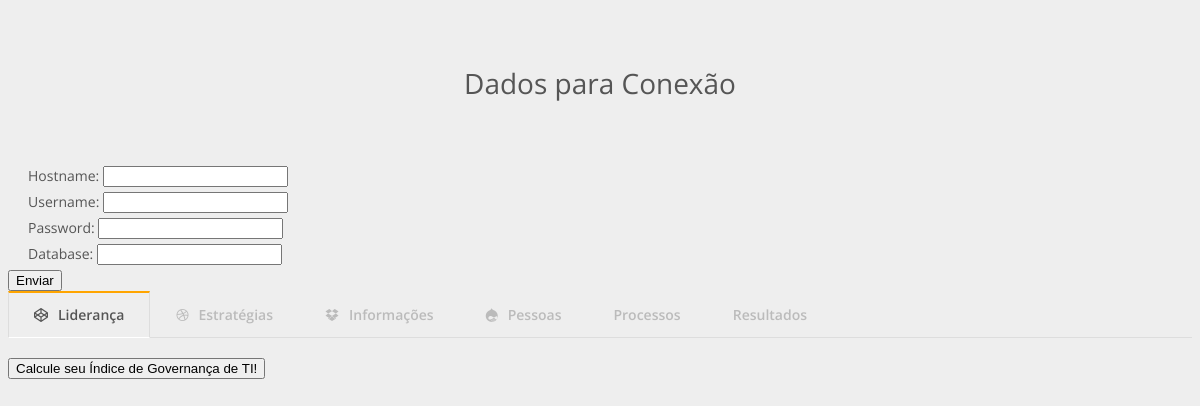
The app's page /index_new.php, older data.
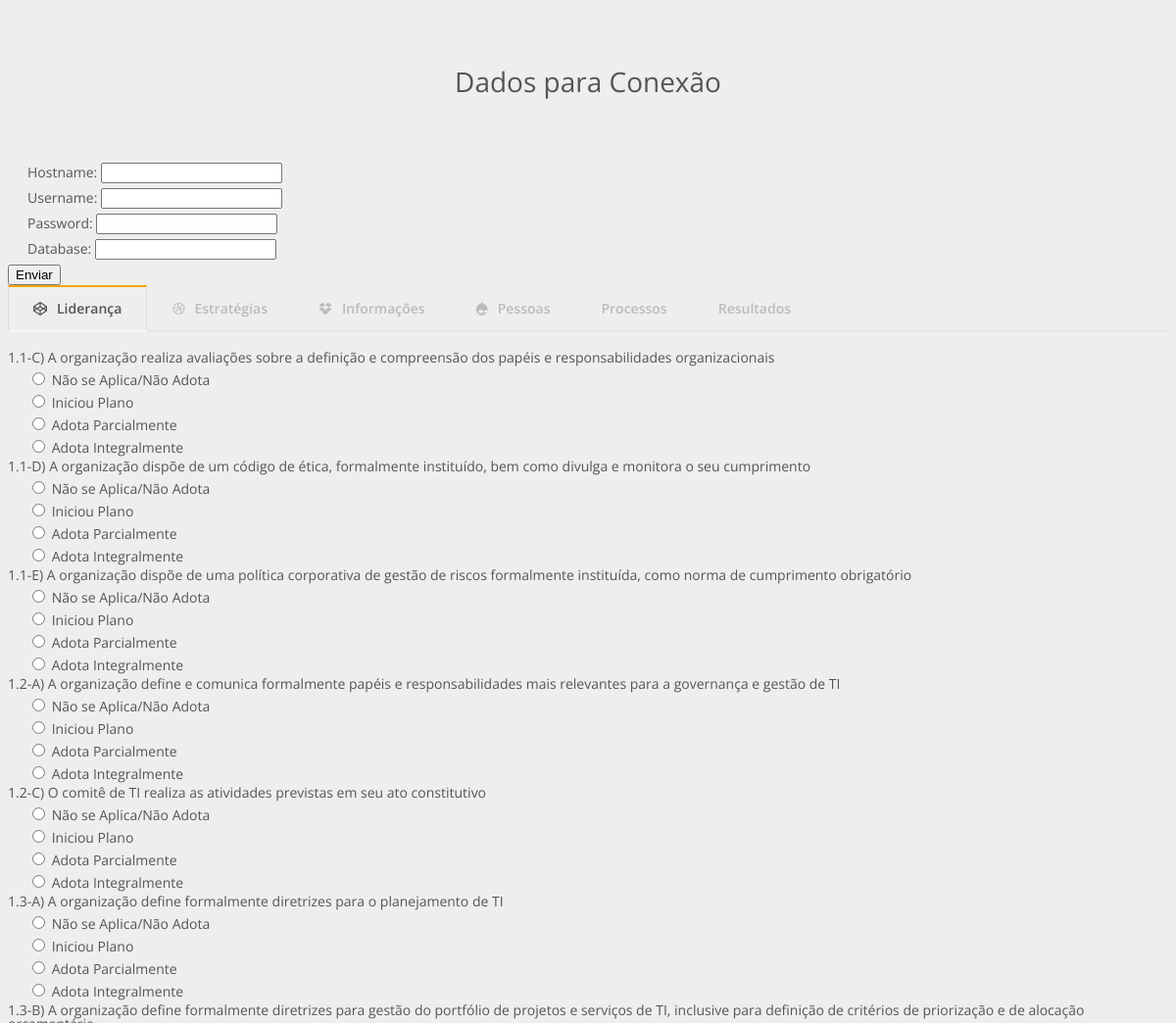
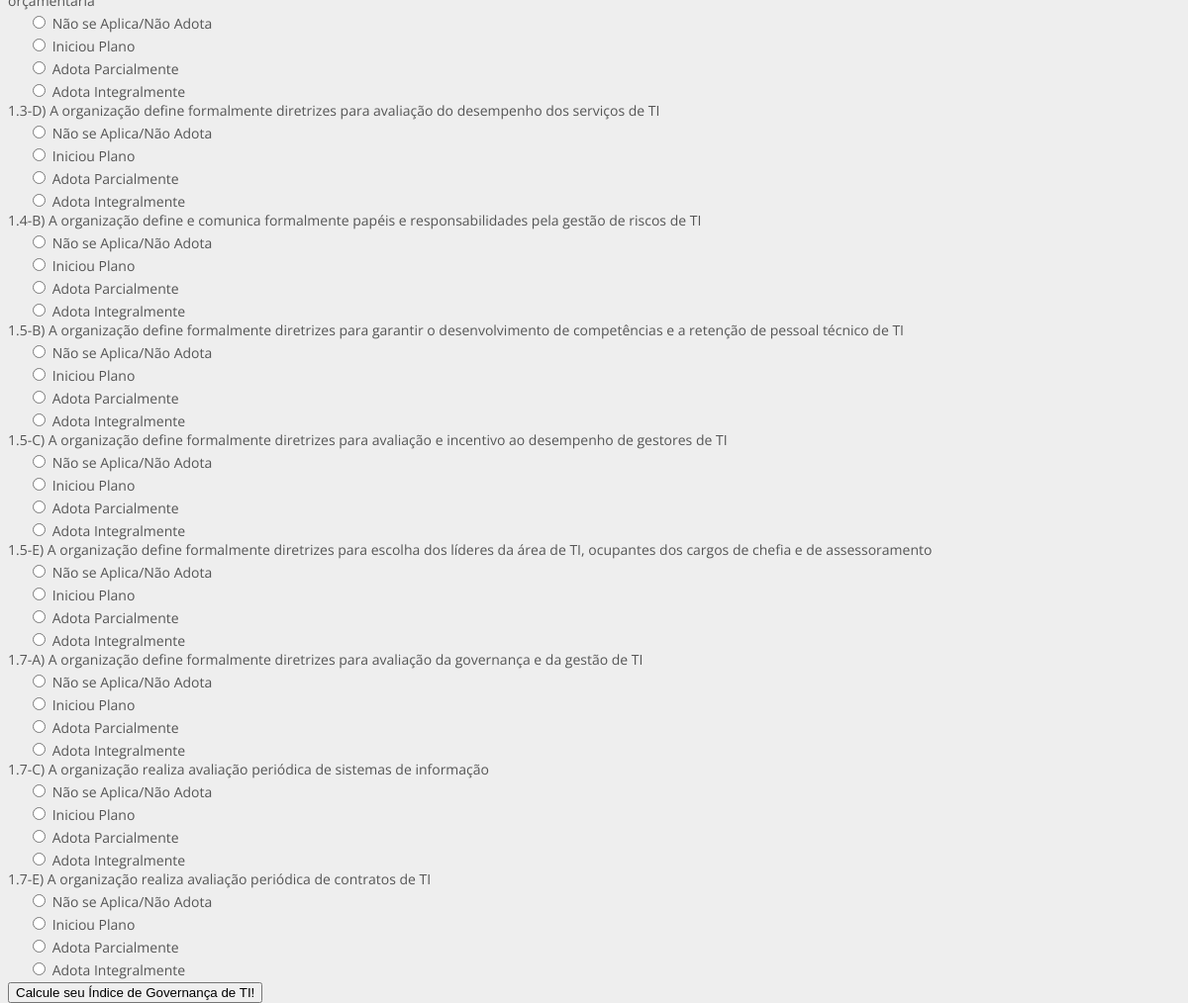
The same page, newer data (2 pictures, top to bottom).
### tables this page shows
CREATE TABLE `area` (
  `id` INT NOT NULL AUTO_INCREMENT ,
  `nome` LONGTEXT NOT NULL,
  PRIMARY KEY (id)
);

CREATE TABLE `pergunta` (
  `id` INT NOT NULL AUTO_INCREMENT ,
  `codigo` LONGTEXT NOT NULL,
  `pergunta` LONGTEXT NOT NULL, 
  `id_area` INT,
   FOREIGN KEY (id_area) REFERENCES area(id), 
   PRIMARY KEY (id)
);

### index_new.php (the view, shortened to what this page needs)
<!DOCTYPE html>
<html >
<head>
  <link rel="stylesheet" type="text/css" href="style.css">
</head>
<?php
$config = "./config.php";
if (!file_exists($config) && $_SERVER['REQUEST_METHOD'] === 'POST') {
  $filename = fopen($config, 'w');
  $data = "<?php
    \\\ Variables to connection
    \$hostname = \"{$_POST['hostname']}\";
    \$username = \"{$_POST['username']}\";
    \$password = \"{$_POST['password']}\";
    \$database = \"{$_POST['database']}\";
    \\\ Conection
    \$conection = mysqli_connect(\$hostname, \$username, \$password, \$database);
?>
";
  fwrite($filename, $data);
  fclose($filename);
} else if (!file_exists($config)) {
?>
  <h1>Dados para Conexão</h1>
  <form action="" method="POST" id="formconfig">
    <label>Hostname:
      <input type="text" name="hostname" autofocus>
    </label>
    <label>Username:
      <input type="text" name="username">
    </label>
    <label>Password:
      <input type="password" name="password">
    </label>
    <label>Database:
      <input type="text" name="database">
    </label>
    <input type="submit" name="" value="Enviar">
  </form>
<?php
}
?>
<body>
  <form action="proccess.php" method="POST" id="formulario" class="form">
<?php
  $query = "SELECT id,nome FROM area";
  $result = mysqli_query($connection, $query);
  $arr = mysqli_fetch_all($result, MYSQLI_ASSOC);
  foreach ($arr as $areas) {
    echo '<label for="tab'.$areas['id'].'" class="tabs">'.$areas['nome'].'</label>';
  }
  foreach ($arr as $areas) {
    $query = 'SELECT pergunta.id,pergunta.codigo,area.nome,pergunta FROM pergunta INNER JOIN area WHERE pergunta.id_area=area.id AND pergunta.id_area='.$areas['id'];
    $result = mysqli_query($connection, $query);
    $arr2 = mysqli_fetch_all($result, MYSQLI_ASSOC);
    echo '<div id="content'.$areas['id'].'">';
    foreach ($arr2 as $perguntas) {
      echo $perguntas['codigo'].') '.$perguntas['pergunta'].'<br />';
?>
      <label>
        <input type=radio name=perguntas[] value=0.0 > Não se Aplica/Não Adota
      </label>
      <label>
        <input type=radio name=perguntas[] value=0.2> Iniciou Plano
      </label>
      <label>
        <input type=radio name=perguntas[] value=0.5> Adota Parcialmente
      </label>
      <label>
        <input type=radio name=perguntas[] value=1> Adota Integralmente
      </label>
<?php
    }
?>
    </div>
<?php
  }
?>
      <button type="submit" name="" value="" class="botao">Calcule seu Índice de Governança de TI!</button>
  </form>
</body>
</html>

### style.css (style rules this page uses)
html, body { height: 100%; }
body { font: 14px/1 'Open Sans', sans-serif; color: #555; background: #eee; }
h1 { padding: 50px 0; font-weight: 400; text-align: center; }
div { display: none; padding: 20px 0 0; border-top: 1px solid #ddd; }
label { display: block; margin: 5px 5px 5px 20px; cursor: pointer; }
label.tabs { display: inline-block; margin: 0 0 -1px; padding: 15px 25px; font-weight: 600; text-align: center; color: #bbb; border: 1px solid transparent; }
label.tabs:before { font-family: fontawesome; font-weight: normal; margin-right: 10px; }
label.tabs[for*='1']:before { content: '\f1cb'; }
label.tabs[for*='2']:before { content: '\f17d'; }
label.tabs[for*='3']:before { content: '\f16b'; }
label.tabs[for*='4']:before { content: '\f1a9'; }
input:checked + label.tabs { color: #555; border: 1px solid #ddd; border-top: 2px solid orange; border-bottom: 1px solid #fff; }
#tab1:checked ~ #content1, #tab2:checked ~ #content2, #tab3:checked ~ #content3, #tab4:checked ~ #content4, #tab5:checked ~ #content5, #tab6:checked ~ #content6 { display: block; }

Row changes from the older to the newer data that the page shows:
changed area "Liderança": gains pergunta (codigo "1.1-C", pergunta "A organização realiza avaliações sobre a definição e compreensão dos papéis e responsabilidades organizacionais"); gains pergunta (codigo "1.1-D", pergunta "A organização dispõe de um código de ética, formalmente instituído, bem como divulga e monitora o seu cumprimento"); gains pergunta (codigo "1.1-E", pergunta "A organização dispõe de uma política corporativa de gestão de riscos formalmente instituída, como norma de cumprimento obrigatório"); gains pergunta (codigo "1.2-A", pergunta "A organização define e comunica formalmente papéis e responsabilidades mais relevantes para a governança e gestão de TI"); gains pergunta (codigo "1.2-C", pergunta "O comitê de TI realiza as atividades previstas em seu ato constitutivo"); gains pergunta (codigo "1.3-A", pergunta "A organização define formalmente diretrizes para o planejamento de TI"); gains pergunta (codigo "1.3-B", pergunta "A organização define formalmente diretrizes para gestão do portfólio de projetos e serviços de TI, inclusive para definição de critérios de priorização e de alocação orçamentária"); gains pergunta (codigo "1.3-D", pergunta "A organização define formalmente diretrizes para avaliação do desempenho dos serviços de TI"); gains pergunta (codigo "1.4-B", pergunta "A organização define e comunica formalmente papéis e responsabilidades pela gestão de riscos de TI"); gains pergunta (codigo "1.5-B", pergunta "A organização define formalmente diretrizes para garantir o desenvolvimento de competências e a retenção de pessoal técnico de TI"); gains pergunta (codigo "1.5-C", pergunta "A organização define formalmente diretrizes para avaliação e incentivo ao desempenho de gestores de TI"); gains pergunta (codigo "1.5-E", pergunta "A organização define formalmente diretrizes para escolha dos líderes da área de TI, ocupantes dos cargos de chefia e de assessoramento"); gains pergunta (codigo "1.7-A", pergunta "A organização define formalmente diretrizes para avaliação da governança e da gestão de TI"); gains pergunta (codigo "1.7-C", pergunta "A organização realiza avaliação periódica de sistemas de informação"); gains pergunta (codigo "1.7-E", pergunta "A organização realiza avaliação periódica de contratos de TI")
